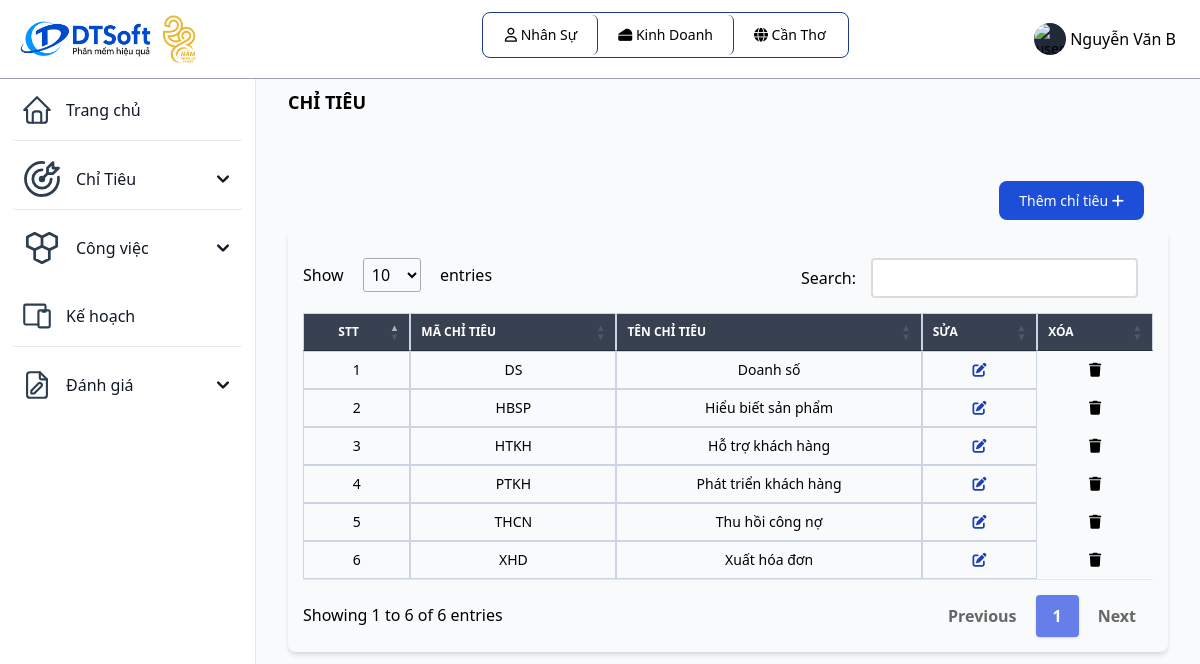
Screenshot of /chitieu.php (signed in) with the database file from the repository.
### tables this page shows
CREATE TABLE `vaitro` (
  `id_vaitro` varchar(10) primary key,
  `tenvaitro` varchar(255) NOT NULL,
  `mota` varchar(255) NOT NULL
);

CREATE TABLE `bophan` (
  `id_bophan` varchar(10) primary key,
  `id_khuvuc` varchar(10) NOT NULL,
  `tenbophan` varchar(255) NOT NULL,
  `cvchuyenmon` varchar(255) NOT NULL,
  foreign key(id_khuvuc) references khuvuc(id_khuvuc) ON UPDATE CASCADE
);

CREATE TABLE `khuvuc` (
  `id_khuvuc` varchar(10) primary key,
  `tenkhuvuc` varchar(255) NOT NULL,
  `diachi` varchar(255) NOT NULL,
  `sdt` int(20) NOT NULL
);

CREATE TABLE `chitieu` (
  `id_chitieu` varchar(10) primary key,
  `tenchitieu` varchar(255) NOT NULL
);

### chitieu.php (the view, shortened to what this page needs)
<?php
include "inc/header.php";
?>
<?php
  $sql = "SELECT * FROM chitieu";
  $query = mysqli_query($connect,$sql);
?>
<div class="p-4 sm:ml-64">
  <div class="p-4 mt-14">
    <div class="mb-4 font-bold text-lg uppercase">Chỉ tiêu</div>
    <div class="p-4 mt-14 grid">
      <div class="justify-self-end">
        <a href="themchitieu.php" class="text-white bg-blue-700 hover:bg-blue-800 focus:ring-4 focus:ring-blue-300 font-medium rounded-lg text-sm px-5 py-2.5 mr-2 mb-2 dark:bg-blue-600 dark:hover:bg-blue-700 focus:outline-none dark:focus:ring-blue-800">
          Thêm chỉ tiêu <i class="fa-solid fa-plus"></i>
        </a>
      </div>
    </div>
    <div class="mb-4">
      <div class="relative overflow-x-auto shadow-md sm:rounded-lg">
        <table id="myTable" class="w-full text-sm text-gray-500 dark:text-gray-400">
          <thead class="text-xs text-white uppercase bg-gray-700">
            <tr>
              <th class="px-3 py-3 border border-slate-300">
                <div class="text-center items-center">
                  STT
                </div>
              </th>
              <th class="px-3 py-3 border border-slate-300">
                MÃ CHỈ TIÊU
              </th>
              <th class="px-3 py-3 border border-slate-300">
                TÊN CHỈ TIÊU
              </th>
              <th class="px-3 py-3 border border-slate-300">
                SỬA
              </th>
              <th class="px-3 py-3 border border-slate-300">
                XÓA
              </th>
            </tr>
          </thead>
          <tbody class="text-black text-center">
            <?php
                  $i = 1;
                  while($row = mysqli_fetch_assoc($query)){?>
            <tr class="bg-white border-b dark:border-gray-700 hover:bg-gray-50">
              <td class="px-3 border border-slate-300"><?php echo $i++; ?></td>
              <td class="text-center font-medium border border-slate-300"><?php echo $row['id_chitieu']; ?></td>
              <td scope="row" class="px-3 py-4 font-medium whitespace-nowrap border border-slate-300">
                <?php echo $row['tenchitieu']; ?>
              </td>
              <td class="px-3 py-4 font-medium whitespace-nowrap border border-slate-300">
                <a class="text-blue-800" href="chinhsuachitieu.php?&id=<?php echo $row['id_chitieu']; ?>">
                  <i class="fa-solid fa-edit"></i>
                </a>
              </td>
              <td><a onclick="return Del('<?php echo $row['tenchitieu'] ?>')" class="btn btn-danger" href="xoachitieu.php?&id=<?php echo $row['id_chitieu']; ?>"><i class="fa fa-trash" aria-hidden="true"></i></a></td>
            </tr>
            <?php  }  ?>
          </tbody>
        </table>
      </div>
    </div>
  </div>
</div>
</body>
</html>

### inc/header.php (shortened to what this page needs)
<?php
 include_once('db/connect.php');
 $id_vt = $_SESSION['id_vaitro'];
?>
<!DOCTYPE html>
<html lang="en">
<head>
	<link href="https://unpkg.com/tailwindcss@2.2.19/dist/tailwind.min.css" rel=" stylesheet">
  <link rel="stylesheet" href="https://cdnjs.cloudflare.com/ajax/libs/font-awesome/6.4.0/css/all.min.css">
	<link href="https://cdn.datatables.net/1.10.19/css/jquery.dataTables.min.css" rel="stylesheet">
	<link href="https://cdn.datatables.net/responsive/2.2.3/css/responsive.dataTables.min.css" rel="stylesheet">
  <script src="https://cdn.tailwindcss.com"></script>
</head>
<body class="g-sidenav-show bg-slate-50" id="draggable">
  <nav class="fixed top-0 z-50 w-full bg-white border-b border-gray-400 dark:border-gray-100 text-black">
        <div class="px-3 py-3 lg:px-5 lg:pl-3">
          <div class="flex items-center justify-between">
            <div class="flex items-center justify-start">
              <a href="index.php" class="flex ml-2 md:mr-24">
                <img src="assets/img/logo.jpg" class="h-12 mr-3" alt="FlowBite Logo" />
              </a>
            </div>
	    <div class="divToHide flex items-center justify-start relative inline-flex items-center p-0.5 mb-2 mr-2 text-sm font-medium rounded-lg border border-blue-900">
              <span class="relative px-5 py-2.5 bg-white rounded-md border-r border-blue-900">
                <i class="fa-regular fa-user"></i>
                  <?php
                    $sql = "SELECT tenvaitro from vaitro where id_vaitro = '" . $_SESSION['id_vaitro'] ."'";
                    $result = mysqli_query($connect, $sql);
                    $row = mysqli_fetch_array($result);
                    echo $row['tenvaitro'];
                  ?>
              </span>
              <?php
              if ($_SESSION['id_bophan'] != NULL){
                $sql = "SELECT tenbophan from bophan where id_bophan = '" . $_SESSION['id_bophan'] ."'";
                $result = mysqli_query($connect, $sql);
                $row_bophan = mysqli_fetch_array($result);
              ?>
              <span class="relative px-5 py-2.5 bg-white rounded-md border-r border-blue-900">
                 <i class="fa-solid fa-cheese"></i>
                  <?php
                      echo $row_bophan['tenbophan'];
                  ?>
              </span>
              <?php
              } else echo '';
              ?>
              <?php
              if ($_SESSION['id_vaitro'] != 'QTHT'){
              ?>
              <span class="relative px-5 py-2.5 bg-white rounded-md">
                  <i class="fa-solid fa-globe"></i>
                  <?php
                    $sql = "SELECT tenkhuvuc from khuvuc where id_khuvuc = '" . $_SESSION['id_khuvuc'] ."'";
                    $result = mysqli_query($connect, $sql);
                    $row = mysqli_fetch_array($result);
                    echo $row['tenkhuvuc'];
                  ?>
              </span>
              <?php
              }
              ?>
            </div>
            <div class="flex items-center divToHide">
                <div class="flex items-center ml-3">
                  <div class="flex">
                    <button type="button" class="flex text-sm bg-gray-800 rounded-full focus:ring-4 focus:ring-gray-300 dark:focus:ring-gray-600" aria-expanded="false" data-dropdown-toggle="dropdown-user">
                      <img class="w-8 h-8 rounded-full" src="https://flowbite.com/docs/images/people/profile-picture-5.jpg" alt="user photo">
                    </button>
                    <span class="text-black p-1 cursor-pointer" data-dropdown-toggle="dropdown-user"><?php echo $_SESSION['tennguoidung']; ?></span>
                  </div>
                </div>
              </div>
          </div>
        </div>
      </nav>
      <aside id="logo-sidebar" class="fixed top-0 left-0 z-40 w-64 h-screen pt-20 transition-transform -translate-x-full bg-white border-r border-gray-200 sm:translate-x-0 dark:border-gray-100
      h-96 overflow-y-scroll scrollbar-thick scrollbar-thumb-blue-500 scrollbar-track-blue-100
      " aria-label="Sidebar">
         <div class="h-full px-3 pb-4 overflow-y-auto bg-white">
            <ul class="space-y-2 font-medium">
               <li class="border-b rounded">
                  <a href="index.php" class="flex items-center p-2 text-gray-900 rounded-lg dark:text-black hover:bg-gray-100 dark:hover:bg-gray-200">
                     <span class="ml-3">Trang chủ</span>
                  </a>
               </li>
               <?php if ($id_vt != "QLKV" && $id_vt != 'QTHT'){ ?>
               <li class="border-b rounded">
                  <button type="button" class="flex items-center w-full p-2 text-gray-900 transition duration-75 rounded-lg group hover:bg-gray-100 dark:text-black hover:bg-gray-200" aria-controls="dropdown-cv" data-collapse-toggle="dropdown-ct">
                    <span class="flex-1 ml-3 text-left whitespace-nowrap">Chỉ Tiêu</span>
                    <svg class="w-6 h-6" fill="currentColor" viewBox="0 0 20 20" xmlns="http://www.w3.org/2000/svg">
                      <path fill-rule="evenodd" d="M5.293 7.293a1 1 0 011.414 0L10 10.586l3.293-3.293a1 1 0 111.414 1.414l-4 4a1 1 0 01-1.414 0l-4-4a1 1 0 010-1.414z" clip-rule="evenodd"></path>
                    </svg>
                  </button>
               </li>
               <?php } ?>
               <?php if ($id_vt != "QLKV" && $id_vt != 'QTHT'){ ?>
               <li>
                  <button type="button" class="flex items-center w-full p-2 text-gray-900 transition duration-75 rounded-lg group hover:bg-gray-100 dark:text-black hover:bg-gray-200" aria-controls="dropdown-cv" data-collapse-toggle="dropdown-cv">
                    <span class="flex-1 ml-3 text-left whitespace-nowrap">Công việc</span>
                    <svg class="w-6 h-6" fill="currentColor" viewBox="0 0 20 20" xmlns="http://www.w3.org/2000/svg">
                      <path fill-rule="evenodd" d="M5.293 7.293a1 1 0 011.414 0L10 10.586l3.293-3.293a1 1 0 111.414 1.414l-4 4a1 1 0 01-1.414 0l-4-4a1 1 0 010-1.414z" clip-rule="evenodd"></path>
                    </svg>
                  </button>
               </li>
               <?php } ?>
               <?php
                    if ($id_vt == "QLBP" || $id_vt == "NS"){
                ?>
               <li class="border-b rounded">
                  <a href="kehoachgiaoviec.php" class="flex items-center p-2 text-gray-900 rounded-lg dark:text-black hover:bg-gray-100 dark:hover:bg-gray-200">
                    <span class="flex-1 ml-3 whitespace-nowrap">Kế hoạch</span>
                  </a>
               </li>
               <?php } ?>
               <li>
                <button type="button" class="flex items-center w-full p-2 text-gray-900 transition duration-75 rounded-lg group hover:bg-gray-100 dark:text-black hover:bg-gray-200" aria-controls="dropdown-example" data-collapse-toggle="dropdown-example">
                      <span class="flex-1 ml-3 text-left whitespace-nowrap">Đánh giá</span>
                      <svg class="w-6 h-6" fill="currentColor" viewBox="0 0 20 20" xmlns="http://www.w3.org/2000/svg"><path fill-rule="evenodd" d="M5.293 7.293a1 1 0 011.414 0L10 10.586l3.293-3.293a1 1 0 111.414 1.414l-4 4a1 1 0 01-1.414 0l-4-4a1 1 0 010-1.414z" clip-rule="evenodd"></path></svg>
                </button>
             </li>
            </ul>
         </div>
      </aside>

### inc/header.php (style rules this page uses)
table.dataTable.no-footer { border-bottom: 1px solid #e2e8f0; margin-top: 0.75em; margin-bottom: 0.75em; }

### rows the page displays
vaitro: tenvaitro "Nhân Sự"
bophan: tenbophan "Kinh Doanh"
khuvuc: tenkhuvuc "Cần Thơ"
chitieu: id_chitieu "DS", tenchitieu "Doanh số"
chitieu: id_chitieu "HBSP", tenchitieu "Hiểu biết sản phẩm"
chitieu: id_chitieu "HTKH", tenchitieu "Hỗ trợ khách hàng"
chitieu: id_chitieu "PTKH", tenchitieu "Phát triển khách hàng"
chitieu: id_chitieu "THCN", tenchitieu "Thu hồi công nợ"
chitieu: id_chitieu "XHD", tenchitieu "Xuất hóa đơn"

### other values shown
$_SESSION['tennguoidung'] "Nguyễn Văn B"
